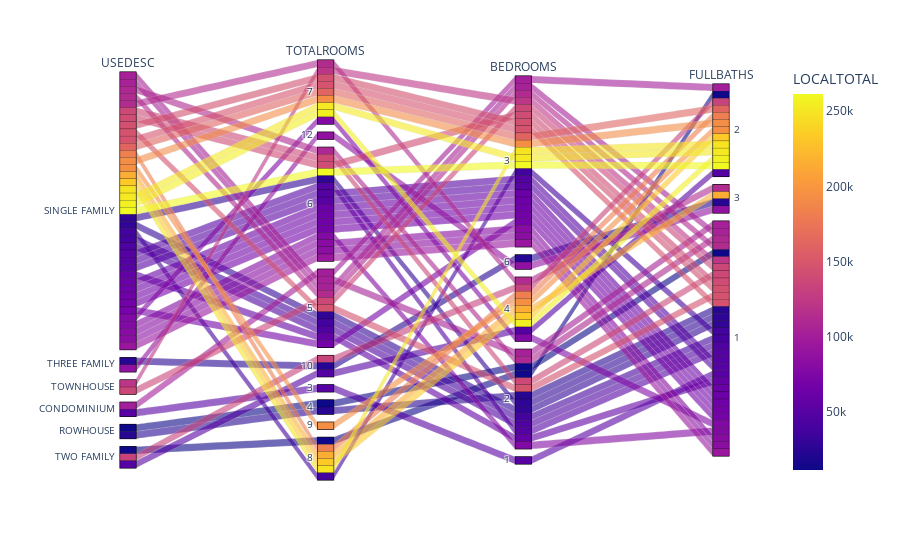

Notebook source saved alongside this figure:
### Markdown cell above
### Plot Data

### Code cell
# Plot data
px.parallel_categories(
    data,
    dimensions=['USEDESC', 'TOTALROOMS', 'BEDROOMS', 'FULLBATHS'],
    color='LOCALTOTAL'
)

### Figure 1 — Plotly figure (JSON) as saved in the notebook; plotly's stock layout.template omitted (floating-point values rounded to 4 significant figures)
{"data": [{"dimensions": [{"label": "USEDESC", "values": ["SINGLE FAMILY", "THREE FAMILY", "SINGLE FAMILY", "SINGLE FAMILY", "SINGLE FAMILY", "SINGLE FAMILY", "SINGLE FAMILY", "THREE FAMILY", "SINGLE FAMILY", "TOWNHOUSE", "SINGLE FAMILY", "SINGLE FAMILY", "CONDOMINIUM", "ROWHOUSE", "SINGLE FAMILY", "SINGLE FAMILY", "SINGLE FAMILY", "SINGLE FAMILY", "SINGLE FAMILY", "SINGLE FAMILY", "SINGLE FAMILY", "SINGLE FAMILY", "SINGLE FAMILY", "SINGLE FAMILY", "SINGLE FAMILY", "SINGLE FAMILY", "SINGLE FAMILY", "SINGLE FAMILY", "TWO FAMILY", "TWO FAMILY", "CONDOMINIUM", "SINGLE FAMILY", "SINGLE FAMILY", "SINGLE FAMILY", "SINGLE FAMILY", "ROWHOUSE", "SINGLE FAMILY", "SINGLE FAMILY", "SINGLE FAMILY", "SINGLE FAMILY", "SINGLE FAMILY", "SINGLE FAMILY", "SINGLE FAMILY", "SINGLE FAMILY", "SINGLE FAMILY", "SINGLE FAMILY", "TWO FAMILY", "TOWNHOUSE", "SINGLE FAMILY", "SINGLE FAMILY"]}, {"label": "TOTALROOMS", "values": [7, 12, 7, 6, 5, 6, 5, 10, 7, 7, 5, 5, 3, 4, 6, 7, 6, 9, 6, 6, 6, 6, 7, 8, 8, 5, 6, 6, 10, 10, 5, 5, 8, 5, 8, 4, 6, 6, 7, 6, 5, 7, 6, 6, 6, 7, 8, 5, 8, 5]}, {"label": "BEDROOMS", "values": [3, 6, 4, 2, 2, 3, 3, 6, 4, 3, 3, 3, 1, 2, 3, 3, 3, 4, 3, 2, 3, 2, 3, 3, 4, 2, 3, 3, 4, 4, 3, 2, 3, 2, 4, 2, 3, 3, 3, 2, 2, 3, 2, 3, 3, 4, 2, 3, 4, 2]}, {"label": "FULLBATHS", "values": [2, 3, 1, 1, 1, 1, 1, 3, 3, 1, 1, 1, 1, 1, 1, 2, 2, 2, 1, 1, 1, 1, 1, 1, 2, 1, 1, 1, 2, 2, 2, 1, 2, 1, 2, 1, 1, 1, 1, 1, 1, 2, 1, 1, 1, 2, 2, 1, 3, 1]}], "domain": {"x": [0, 1], "y": [0, 1]}, "line": {"color": [252100, 87000, 76700, 77800, 29000, 63500, 112500, 23600, 112700, 121300, 69200, 104400, 50400, 11400, 48800, 192900, 261500, 194400, 61100, 138200, 81300, 48400, 146800, 37700, 233000, 146700, 65700, 141200, 48300, 132700, 100800, 57100, 249200, 44400, 181900, 24100, 83000, 67500, 144800, 28000, 38200, 161500, 109200, 93800, 50000, 255900, 12400, 136500, 215000, 103300], "coloraxis": "coloraxis"}, "name": "", "type": "parcats"}], "layout": {"autosize": true, "coloraxis": {"colorbar": {"title": {"text": "LOCALTOTAL"}}, "colorscale": [[0, "#0d0887"], [0.1111, "#46039f"], [0.2222, "#7201a8"], [0.3333, "#9c179e"], [0.4444, "#bd3786"], [0.5556, "#d8576b"], [0.6667, "#ed7953"], [0.7778, "#fb9f3a"], [0.8889, "#fdca26"], [1, "#f0f921"]]}, "legend": {"tracegroupgap": 0}, "margin": {"t": 60}}}
